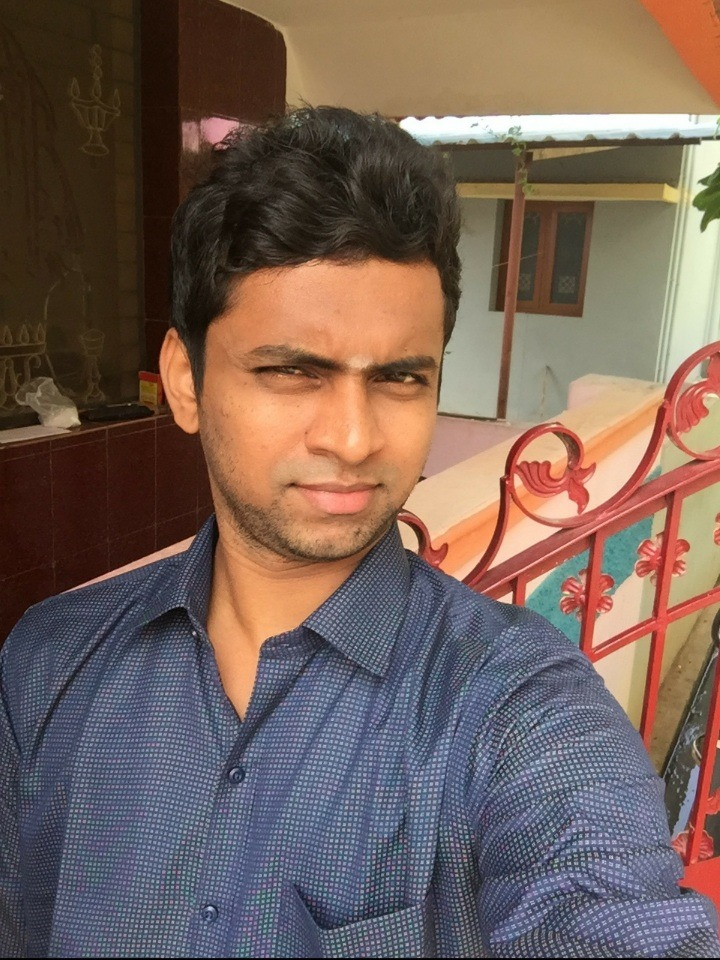
#> input picture image_editor/original.jpg, 720 x 960 px
$ python code_edit.py
#> lines starting #> are read from the running program, lines starting #| are printed output that depends on the picture

"""
Created on Tue Jul 14 10:24:15 2020

@author: Sivaraman Sivaraj
"""

from PIL import Image, ImageFilter


#creating a image object
im1 = Image.open("original.jpg")
#> im1 is the input picture: PIL image 720x960 RGB; mean R, G, B 116.8, 97, 87.7

#applying various filters
im2 = im1.filter(ImageFilter.BLUR)
im3 = im1.filter(ImageFilter.CONTOUR)
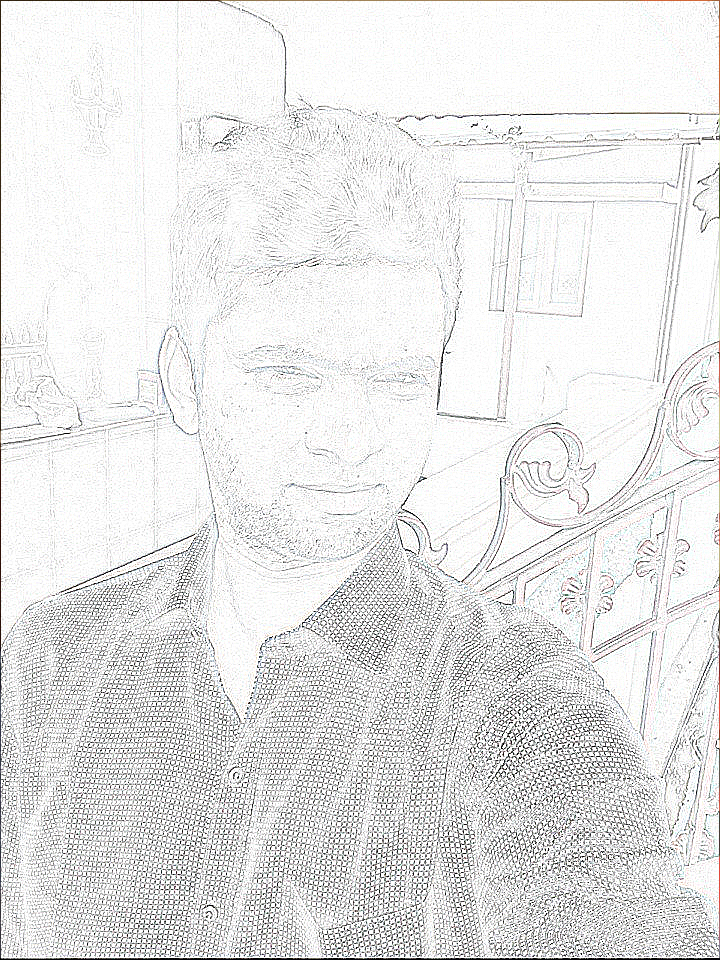
#> im3: PIL image 720x960 RGB; mean R, G, B 230.1, 230, 229.9
im4 = im1.filter(ImageFilter.EMBOSS)
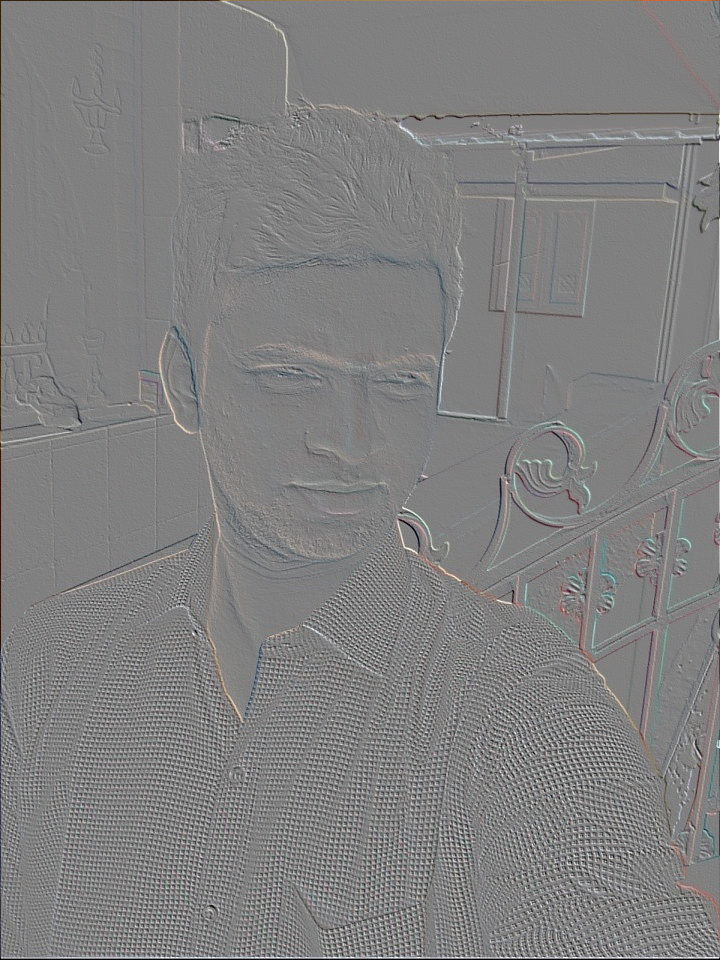
#> im4: PIL image 720x960 RGB; mean R, G, B 128.1, 127.9, 127.8
im5 = im1.filter(ImageFilter.EDGE_ENHANCE)
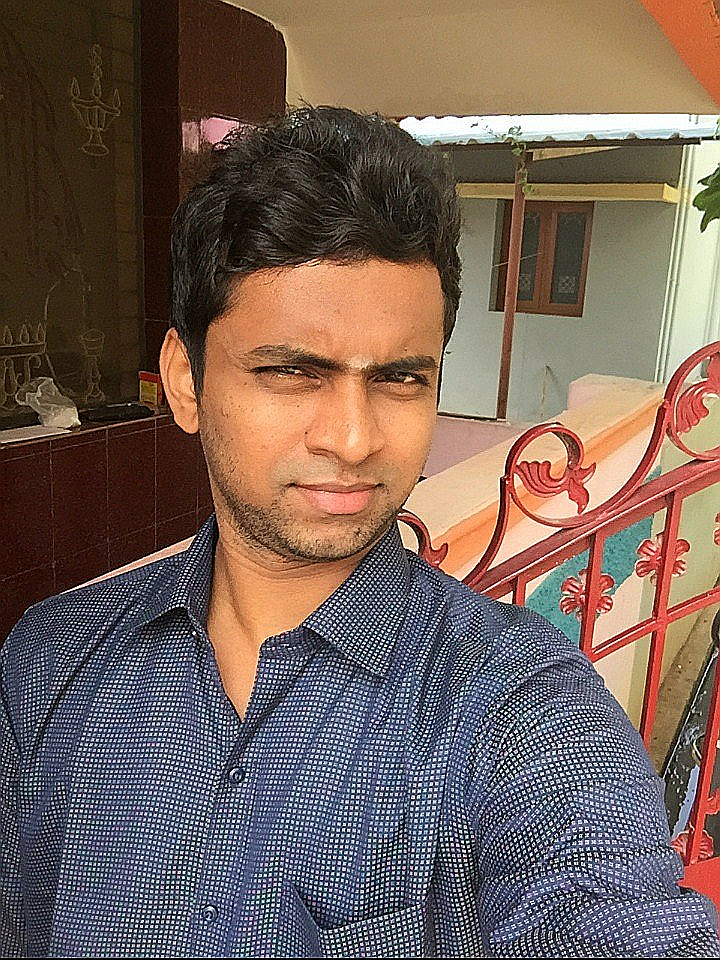
#> im5: PIL image 720x960 RGB; mean R, G, B 117.3, 97.7, 87.7

# [4 lines of commented-out code are left out]
